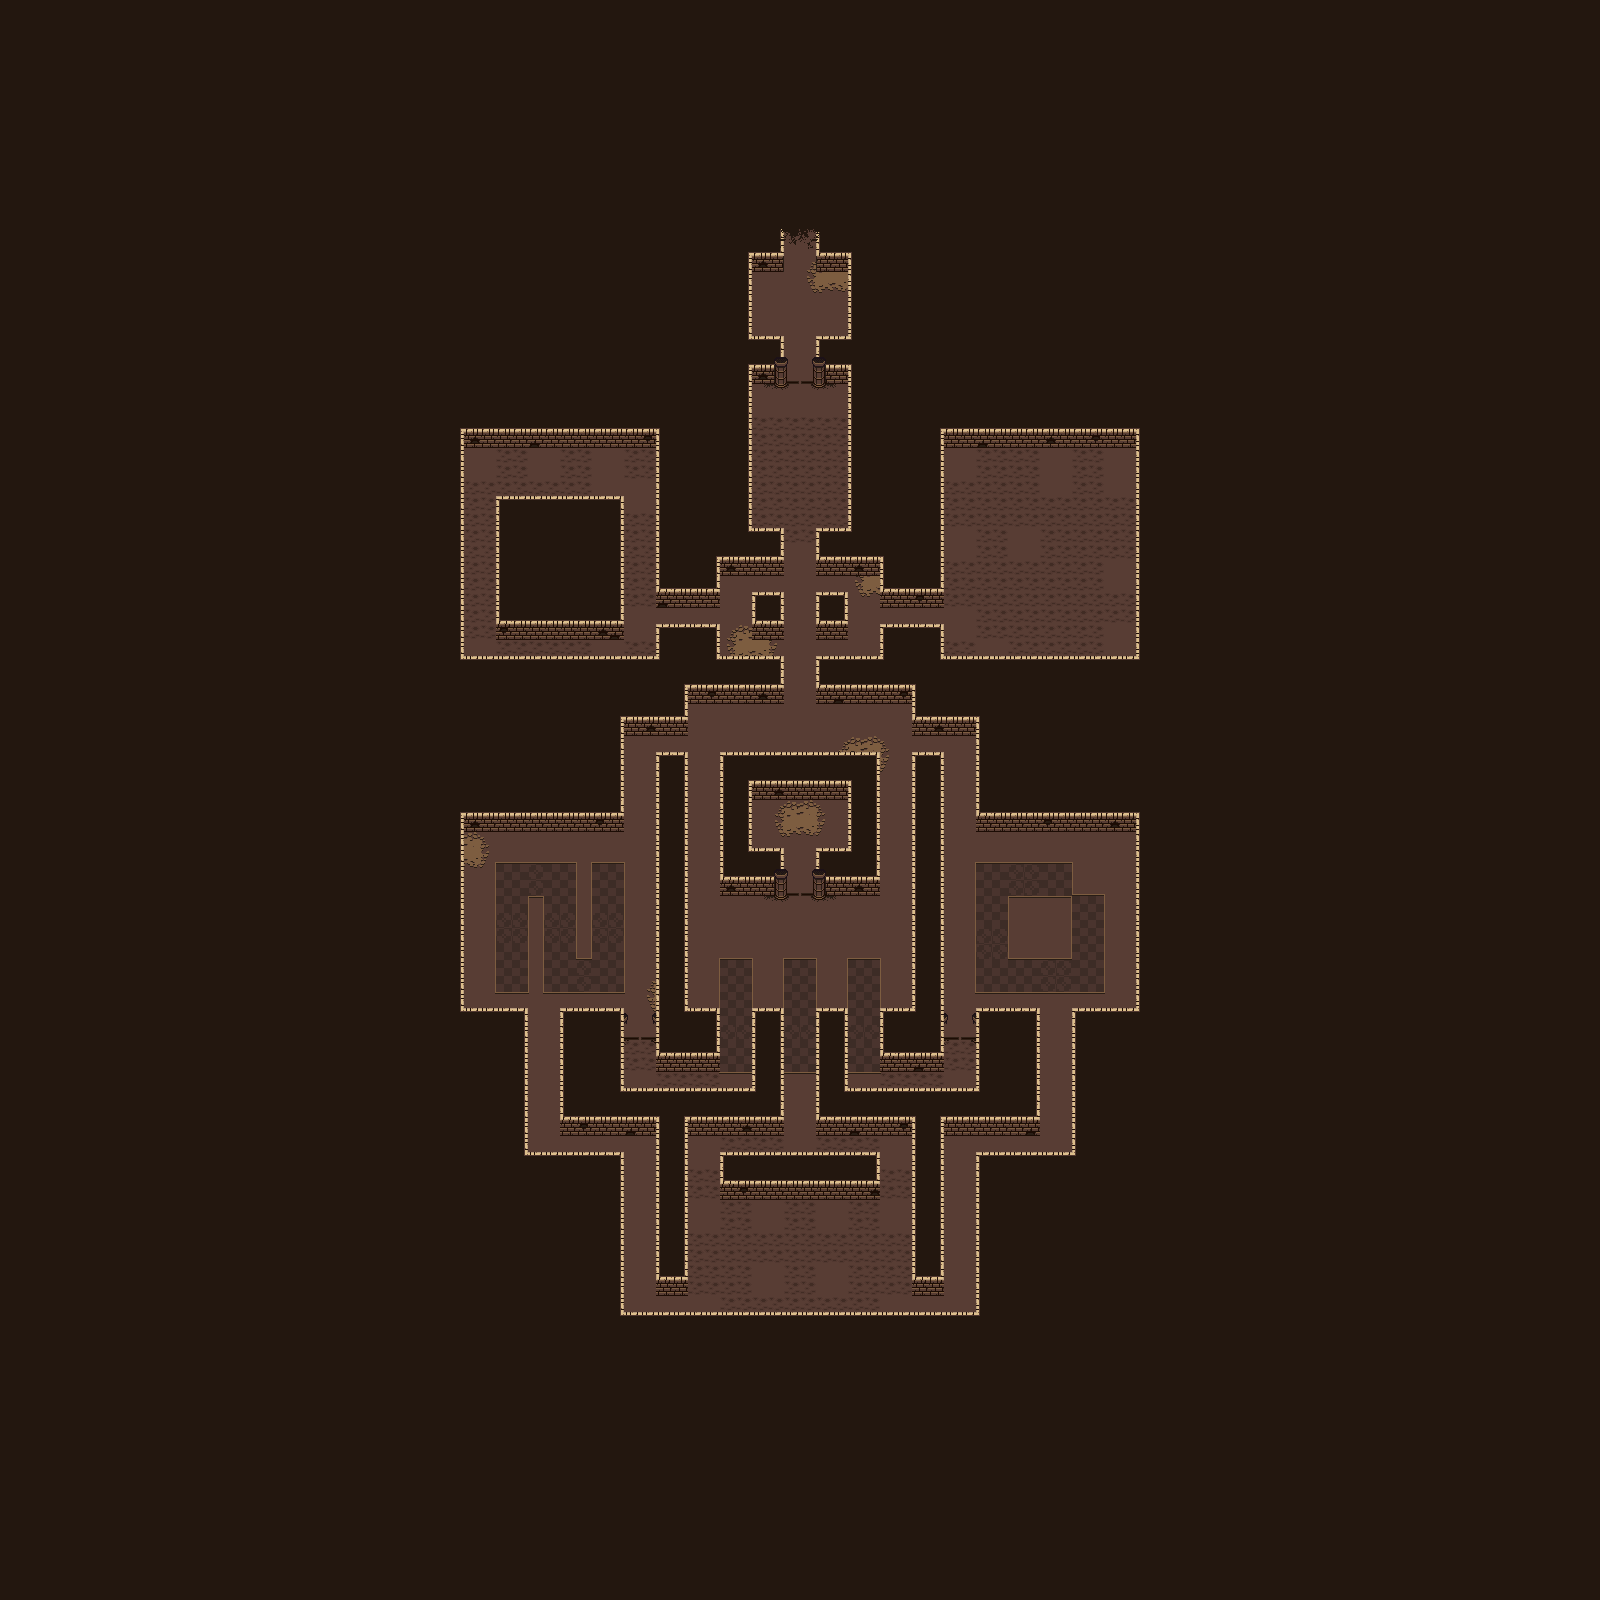

Rendered tile map (Tiled .tmx) drawn with the repository's tilesets; below, a short description and the map source with its tile grids summarised:
An orthogonal 100x100 tile map with 16x16 px tiles, 8 tile layers (background, floor, trapfloor, walls, ...), 1 hidden layer not drawn and 225 objects (36x room6Spike, 26x room1Spike, 12x piston_4, 10x room5Spike, 9x pressure, ...).

<map version="1.0" tiledversion="1.1.5" orientation="orthogonal" renderorder="left-down" width="100" height="100" tilewidth="16" tileheight="16" infinite="0" nextobjectid="226">
 <tileset firstgid="1" source="../tilesets/PixelDungeonTileset.tsx" />
 <layer name="background" width="100" height="100">
  <data>[10000 cells, 10000 non-empty, 2 distinct tile ids]</data>
 </layer>
 <layer name="floorplan" width="100" height="100" visible="0">
  <data>[10000 cells, 1468 non-empty, 1 distinct tile ids]</data>
 </layer>
 <layer name="floor" width="100" height="100">
  <data>[10000 cells, 1326 non-empty, 23 distinct tile ids]</data>
 </layer>
 <layer name="trapfloor" width="100" height="100">
  <data>[10000 cells, 634 non-empty, 10 distinct tile ids]</data>
 </layer>
 <layer name="walls" width="100" height="100">
  <data>[10000 cells, 172 non-empty, 14 distinct tile ids]</data>
 </layer>
 <layer name="wallTop1" width="100" height="100">
  <data>[10000 cells, 186 non-empty, 1 distinct tile ids]</data>
 </layer>
 <layer name="wallTop2" width="100" height="100">
  <data>[10000 cells, 686 non-empty, 3 distinct tile ids]</data>
 </layer>
 <layer name="wallTop3" width="100" height="100">
  <data>[10000 cells, 10 non-empty, 4 distinct tile ids]</data>
 </layer>
 <layer name="decoration" width="100" height="100">
  <data>[10000 cells, 20 non-empty, 5 distinct tile ids]</data>
 </layer>
 <objectgroup color="#ff9500" name="blocks" visible="0">
  <!-- 66 objects omitted --></objectgroup>
 <objectgroup color="#ff0000" name="traps" visible="0">
  <properties>
   <property name="entity" value="trapRoom" />
  </properties>
  <!-- 132 objects omitted --></objectgroup>
 <objectgroup color="#002eff" name="doors">
  <!-- 12 objects omitted --></objectgroup>
 <objectgroup color="#2ecbbe" name="collision" visible="0" locked="1">
  <!-- 10 objects omitted --></objectgroup>
 <objectgroup color="#ffffff" name="points" visible="0">
  <!-- 2 objects omitted --></objectgroup>
 <objectgroup color="#04ff00" name="puzzle" visible="0">
  <!-- 3 objects omitted --></objectgroup>
</map>
<!-- 225 of 225 objects omitted -->
